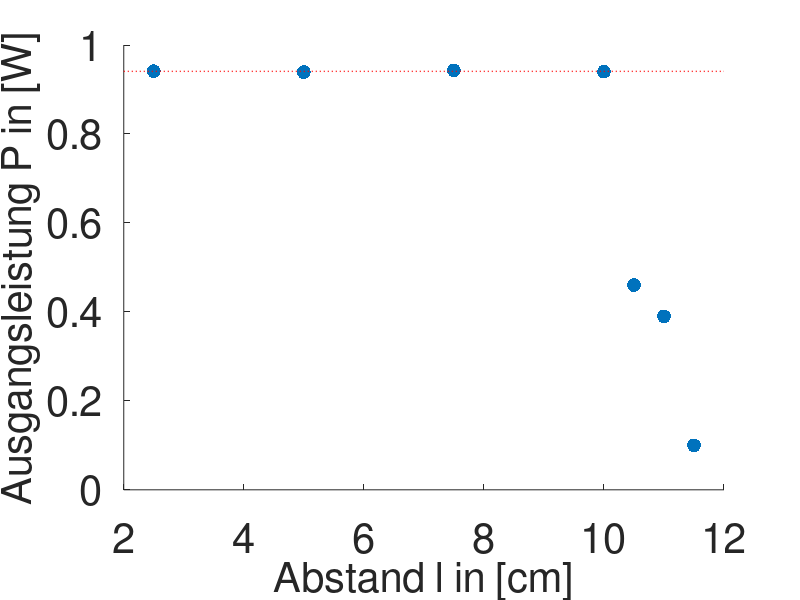

The MATLAB script that drew this image:
%Messwerte
x=[2.5 5 7.5 10 10.5 11 11.5];
y=[0.941 0.939 0.943 0.94 0.46 0.39 0.1];

%Plot
hold all
plot(x,y,'.','MarkerSize',30)
set(gca,'FontSize',30);
xL = get(gca,'XLim');
ax=line(xL,[0.94075 0.94075],'Color','r','LineStyle',':','LineWidth',1);
 xlabel('Abstand l in [cm]','FontSize', 30)
 ylabel('Ausgangsleistung P in [W]','FontSize', 30)